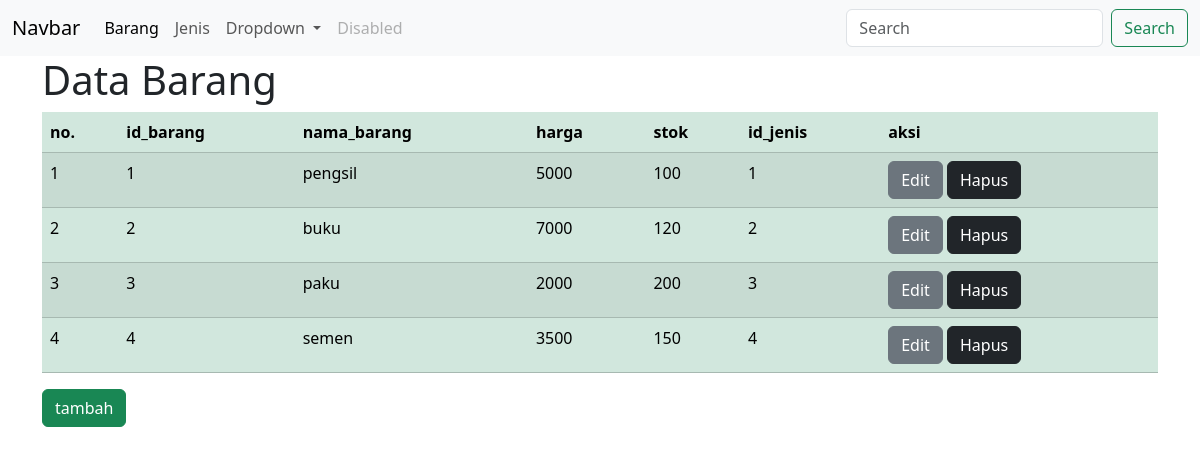
Page /VIEW/BARANG/index.php on the committed database.
### tables this page shows
CREATE TABLE `barang` (
  `id_barang` int NOT NULL,
  `nama_barang` varchar(50) DEFAULT NULL,
  `harga` int DEFAULT NULL,
  `stok` int DEFAULT NULL,
  `id_jenis` int DEFAULT NULL
);

### VIEW/BARANG/index.php (the view, shortened to what this page needs)
<!DOCTYPE html>
<html lang="en">
<head>
    <link rel="stylesheet" href="https://cdn.jsdelivr.net/npm/bootstrap@5.3.3/dist/css/bootstrap.min.css">
</head>
<body>
<nav class="navbar navbar-expand-lg bg-body-tertiary">
  <div class="container-fluid">
    <a class="navbar-brand" href="#">Navbar</a>
    <div class="collapse navbar-collapse" id="navbarSupportedContent">
      <ul class="navbar-nav me-auto mb-2 mb-lg-0">
        <li class="nav-item">
          <a class="nav-link active" aria-current="page" href="../BARANG/index.php">Barang</a>
        </li>
        <li class="nav-item">
          <a class="nav-link" href="../JENIS/index.php">Jenis</a>
        </li>
        <li class="nav-item dropdown">
          <a class="nav-link dropdown-toggle" href="#" role="button" data-bs-toggle="dropdown" aria-expanded="false">
            Dropdown
          </a>
        </li>
        <li class="nav-item">
          <a class="nav-link disabled" aria-disabled="true">Disabled</a>
        </li>
      </ul>
      <form class="d-flex" role="search">
        <input class="form-control me-2" type="search" placeholder="Search" aria-label="Search">
        <button class="btn btn-outline-success" type="submit">Search</button>
      </form>
    </div>
  </div>
</nav>
<div class="container">
    <h1>Data Barang</h1>
    <table class="table table-success table-striped">
        <thead>
            <th>no.</th>
            <th>id_barang</th>
            <th>nama_barang</th>
            <th>harga</th>
            <th>stok</th>
            <th>id_jenis</th>
            <th>aksi</th>
        </thead>
        <tbody>
            <?php
            include '../../CONFIG/koneksi.php';
            $query=mysqli_query($conn, "SELECT * FROM barang");
            $no = 1;
            if(mysqli_num_rows($query)> 0){
                while($result=mysqli_fetch_assoc($query)){
                    ?>
                    <tr>
                        <td><?php echo $no ?></td>
                        <td><?php echo $result['id_barang'] ?></td>
                        <td><?php echo $result['nama_barang'] ?></td>
                        <td><?php echo $result['harga'] ?></td>
                        <td><?php echo $result['stok'] ?></td>
                        <td><?php echo $result['id_jenis'] ?></td>
                        <td>
                        <a href="" class="btn btn-secondary">Edit</a>
                        <a href="" class="btn btn-dark">Hapus</a>
                        </td>
                    </tr>
                    <?php
                    $no++;
                }
            }else{
              echo "data kosong";
            }
            ?>
        </tbody>
    </table>
    <a href="tambah.php" class="btn btn-success">tambah</a>
</div>
</body>
</html>

### rows in the picture
barang: id_barang "1", nama_barang "pengsil", harga "5000", stok "100", id_jenis "1"
barang: id_barang "2", nama_barang "buku", harga "7000", stok "120", id_jenis "2"
barang: id_barang "3", nama_barang "paku", harga "2000", stok "200", id_jenis "3"
barang: id_barang "4", nama_barang "semen", harga "3500", stok "150", id_jenis "4"
